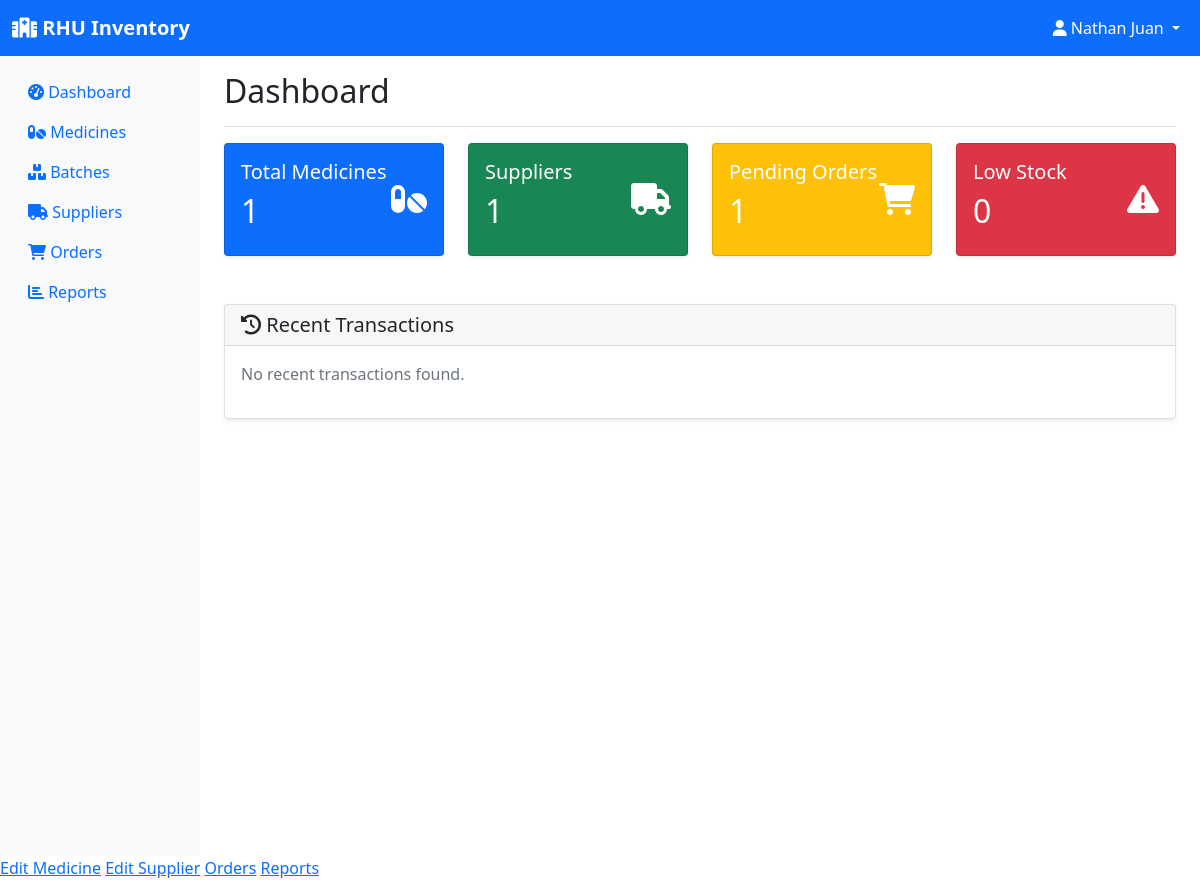
Page /dashboard (signed in) on the earlier database version.
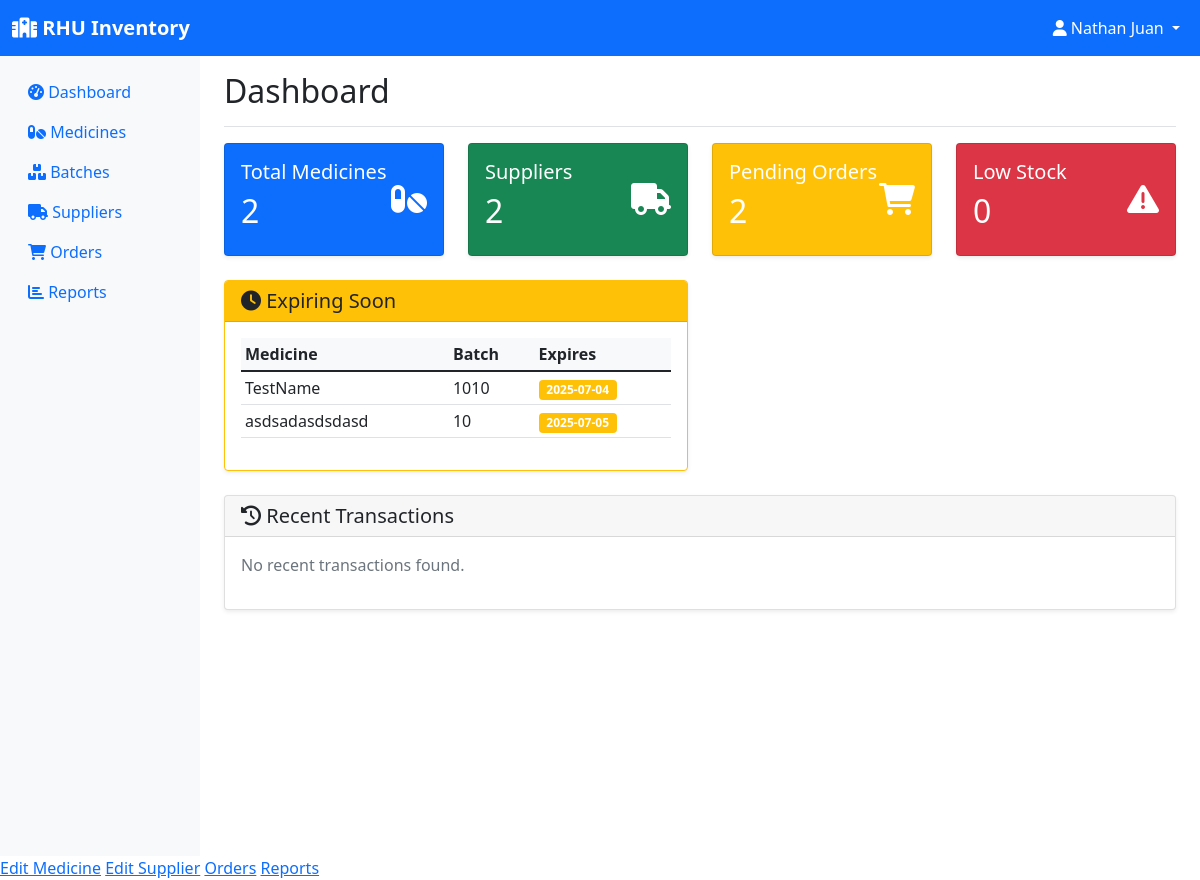
Same page on the later database version.
### models.py (models this page shows, shortened)
class Batch(db.Model):
    id = db.Column(db.Integer, primary_key=True)
    batch_number = db.Column(db.String(50), nullable=False)
    medicine_id = db.Column(db.Integer, db.ForeignKey('medicine.id'), nullable=False)
    quantity = db.Column(db.Integer, nullable=False)
    expiration_date = db.Column(db.Date, nullable=False)
    manufacturing_date = db.Column(db.Date)
    unit_price = db.Column(db.Float)
    created_at = db.Column(db.DateTime, default=datetime.utcnow)
    transactions = db.relationship('StockTransaction', backref='batch', lazy=True)

class Medicine(db.Model):
    id = db.Column(db.Integer, primary_key=True)
    name = db.Column(db.String(100), nullable=False)
    generic_name = db.Column(db.String(100))
    category = db.Column(db.String(50))
    unit = db.Column(db.String(20))  # e.g., tablets, bottles, etc.
    supplier_id = db.Column(db.Integer, db.ForeignKey('supplier.id'), nullable=False)
    created_at = db.Column(db.DateTime, default=datetime.utcnow)
    batches = db.relationship('Batch', backref='medicine', lazy=True)
    order_items = db.relationship('OrderItem', backref='medicine', lazy=True)

### app.py (the view)
@app.route('/dashboard')
@login_required
def dashboard():
    low_stock = Batch.query.filter(Batch.quantity <= 10).all()
    thirty_days_from_now = datetime.now().date() + timedelta(days=30)
    expiring_soon = Batch.query.filter(
        Batch.expiration_date <= thirty_days_from_now,
        Batch.expiration_date > datetime.now().date()
    ).all()
    recent_transactions = StockTransaction.query.order_by(
        StockTransaction.transaction_date.desc()
    ).limit(10).all()
    total_medicines = Medicine.query.count()
    total_suppliers = Supplier.query.count()
    pending_orders = Order.query.filter_by(status='pending').count()
    return render_template('dashboard.html',
                         low_stock=low_stock,
                         expiring_soon=expiring_soon,
                         recent_transactions=recent_transactions,
                         total_medicines=total_medicines,
                         total_suppliers=total_suppliers,
                         pending_orders=pending_orders)

### app.py (called while the page is built)
@login_manager.user_loader
def load_user(user_id):
    return User.query.get(int(user_id))

### templates/dashboard.html (shortened to what the changed rows need)
{% extends "base.html" %}
{% block content %}
<div class="d-flex justify-content-between flex-wrap flex-md-nowrap align-items-center pt-3 pb-2 mb-3 border-bottom">
    <h1 class="h2">Dashboard</h1>
</div>
<div class="row mb-4">
    <div class="col-md-3">
        <div class="card text-white bg-primary">
            <div class="card-body">
                <div class="d-flex justify-content-between">
                    <div>
                        <h5 class="card-title">Total Medicines</h5>
                        <h2>{{ total_medicines }}</h2>
                    </div>
                </div>
            </div>
        </div>
    </div>
    <div class="col-md-3">
        <div class="card text-white bg-success">
            <div class="card-body">
                <div class="d-flex justify-content-between">
                    <div>
                        <h5 class="card-title">Suppliers</h5>
                        <h2>{{ total_suppliers }}</h2>
                    </div>
                </div>
            </div>
        </div>
    </div>
    <div class="col-md-3">
        <div class="card text-white bg-warning">
            <div class="card-body">
                <div class="d-flex justify-content-between">
                    <div>
                        <h5 class="card-title">Pending Orders</h5>
                        <h2>{{ pending_orders }}</h2>
                    </div>
                </div>
            </div>
        </div>
    </div>
    <div class="col-md-3">
        <div class="card text-white bg-danger">
            <div class="card-body">
                <div class="d-flex justify-content-between">
                    <div>
                        <h2>{{ low_stock|length }}</h2>
                    </div>
                </div>
            </div>
        </div>
    </div>
</div>
<div class="row mb-4">
    {% if expiring_soon %}
    <div class="col-md-6">
        <div class="card border-warning">
            <div class="card-header bg-warning text-dark">
                <h5 class="mb-0"><i class="fas fa-clock"></i> Expiring Soon</h5>
            </div>
            <div class="card-body">
                <div class="table-responsive">
                    <table class="table table-sm">
                        <thead>
                            <tr>
                                <th>Medicine</th>
                                <th>Batch</th>
                                <th>Expires</th>
                            </tr>
                        </thead>
                        <tbody>
                            {% for batch in expiring_soon[:5] %}
                            <tr>
                                <td>{{ batch.medicine.name }}</td>
                                <td>{{ batch.batch_number }}</td>
                                <td><span class="badge bg-warning">{{ batch.expiration_date }}</span></td>
                            </tr>
                            {% endfor %}
                        </tbody>
                    </table>
                </div>
            </div>
        </div>
    </div>
    {% endif %}
</div>
{% endblock %}

Differences in the rows shown:
added Batch: medicine.name "TestName", batch_number "1010", expiration_date "2025-07-04"
added Batch: medicine.name "asdsadasdsdasd", batch_number "10", expiration_date "2025-07-05"
Other differences:
{{ total_medicines }}: "1" → "2"
{{ total_suppliers }}: "1" → "2"
{{ pending_orders }}: "1" → "2"
text now shown: "Expiring Soon Medicine Batch Expires"
